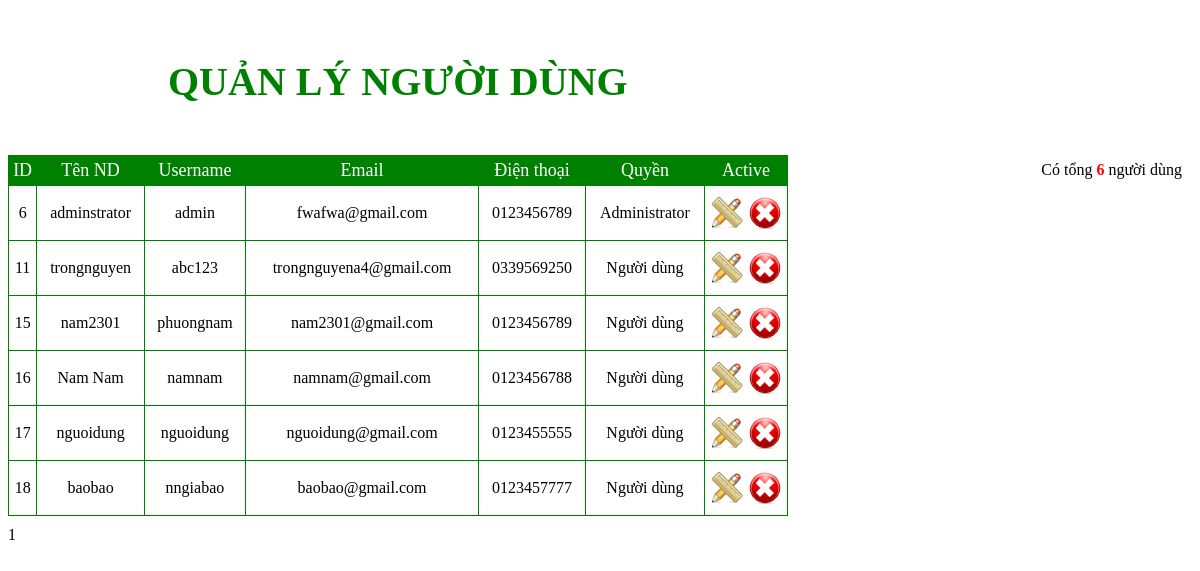
Screenshot of /admin/nguoidung.php with the database file from the repository.
### tables this page shows
CREATE TABLE `nguoidung` (
  `idnd` int(11) NOT NULL,
  `tennd` varchar(255) NOT NULL,
  `username` varchar(50) NOT NULL,
  `password` varchar(50) NOT NULL,
  `ngaysinh` date NOT NULL,
  `gioitinh` varchar(10) NOT NULL,
  `email` varchar(255) NOT NULL,
  `dienthoai` int(11) NOT NULL,
  `diachi` varchar(255) NOT NULL,
  `ngaydangky` date NOT NULL,
  `phanquyen` int(11) NOT NULL
);

### admin/nguoidung.php (the view, shortened to what this page needs)
<link rel="stylesheet" href="css/hienthi_sp.css">
<?php
	include ('../include/connect.php');
    $select = "select * from nguoidung ";
    $query = $link->query($select);
    $dem = mysqli_num_rows($query);
?>
<div class="quanlysp">
	<h3>QUẢN LÝ NGƯỜI DÙNG</h3>
	<p>Có tổng <font color=red><b><?php echo $dem ?></b></font> người dùng</p>
</div>
<table>
    <tr class='tieude_hienthi_sp'>
        <td>ID</td>
        <td>Tên ND</td>
        <td>Username</td>
        <td>Email</td>
        <td>Điện thoại</td>
        <td>Quyền</td>
        <td style="width:80px;">Active</td>
    </tr>
    <?php
		if(!isset($_GET['page'])){
		$page = 1;
		} else {
		$page = $_GET['page'];
		}
		$max_results = 10;
		$from = (($page * $max_results) - $max_results);
		$sql = $link->query("SELECT * FROM nguoidung LIMIT $from, $max_results");
    if($dem > 0)
        while ($bien = mysqli_fetch_array($sql))
        {
?>
            <tr class='noidung_hienthi_sp'>
                <td class="masp_hienthi_sp"><?php  echo $bien['idnd'] ?></td>
                <td class="stt_hienthi_sp"><?php echo $bien['tennd'] ?></td>
                <td class="img_hienthi_sp"> <?php echo $bien['username'] ?>  </td>
				<td class="sl_hienthi_sp"><?php echo $bien['email'] ?></td>
				<td class="sl_hienthi_sp">0<?php echo $bien['dienthoai'] ?></td>
				<td class="sl_hienthi_sp"><?php
					if($bien['phanquyen']==0)
						echo "Administrator";
					else
						echo "Người dùng";
				?></td>
                <td class="active_hienthi_sp">
                    <a href='?admin=suand&idnd=<?php echo $bien['idnd'] ?>'><img src="img/sua.png" title="Sửa"></a>
					<?php echo "<p onclick = 'checkdel({$bien['idnd'] })' ><img src='img/xoa.png' title='Xóa' class='delete'></p>" ?>
                </td>
            </tr>
<?php
    }
    else echo "<tr><td colspan='6'>Không có khách hàng</td></tr>";
?>
</table>
	<div id="phantrang_sp">
	<?php
			$total_results = mysqli_num_rows($link->query("SELECT * FROM nguoidung"));
			$total_pages = ceil($total_results / $max_results);
			for($i = 1; $i <= $total_pages; $i++){
			if(($page) == $i){
			echo "$i&nbsp;";
			} else {
			echo "<a href=\"".$_SERVER['PHP_SELF']."?admin=hienthind&page=$i\"><button class='so'>$i</button></a>&nbsp;";
			}
			}
	?>
	</div>

### admin/css/hienthi_sp.css (style rules this page uses)
.quanlysp { padding:10px 10px; }
.quanlysp h3 { font-size:40px; padding-left:150px; color:green; }
.quanlysp p { float:right; }
table { text-align:center; width:780px; height:auto; border-collapse:collapse; }
tr td { border:1px solid green; }
tr.tieude_hienthi_sp td { color:white; background: green; height:30px; font-size:18px; }
#phantrang_sp { float:left; padding-top:10px; }
.active_hienthi_sp a { float:left; margin-left:5px; padding:10px 0px; }
.active_hienthi_sp p { cursor:pointer; padding:10px 0px; }

### rows the page displays
nguoidung: idnd "6", tennd "adminstrator", username "admin", email "fwafwa@gmail.com", dienthoai "123456789", phanquyen "Administrator"
nguoidung: idnd "11", tennd "trongnguyen", username "abc123", email "trongnguyena4@gmail.com", dienthoai "339569250", phanquyen "Người dùng"
nguoidung: idnd "15", tennd "nam2301", username "phuongnam", email "nam2301@gmail.com", dienthoai "123456789", phanquyen "Người dùng"
nguoidung: idnd "16", tennd "Nam Nam", username "namnam", email "namnam@gmail.com", dienthoai "123456788", phanquyen "Người dùng"
nguoidung: idnd "17", tennd "nguoidung", username "nguoidung", email "nguoidung@gmail.com", dienthoai "123455555", phanquyen "Người dùng"
nguoidung: idnd "18", tennd "baobao", username "nngiabao", email "baobao@gmail.com", dienthoai "123457777", phanquyen "Người dùng"

### other values shown
$dem "6"
